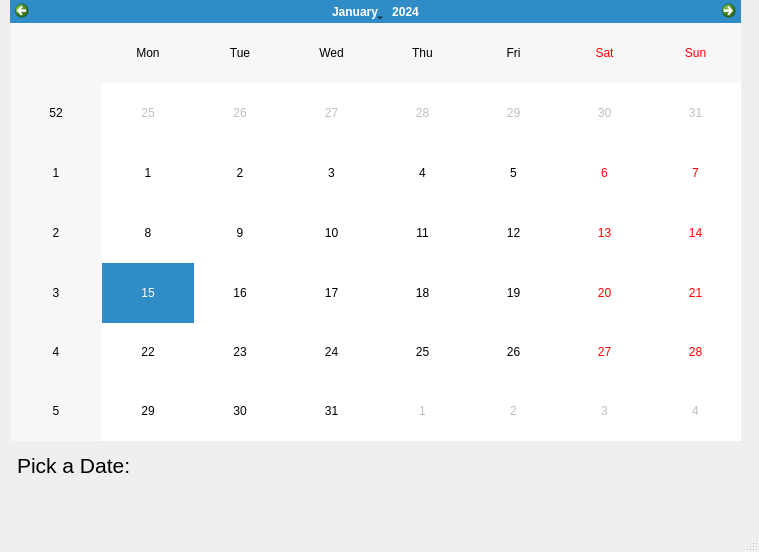
<?xml version="1.0" encoding="UTF-8"?>
<ui version="4.0">
 <class>MainWindow</class>
 <widget class="QMainWindow" name="MainWindow">
  <property name="geometry">
   <rect>
    <x>0</x>
    <y>0</y>
    <width>759</width>
    <height>552</height>
   </rect>
  </property>
  <property name="windowTitle">
   <string>MainWindow</string>
  </property>
  <widget class="QWidget" name="centralwidget">
   <widget class="QCalendarWidget" name="calendarWidget">
    <property name="geometry">
     <rect>
      <x>10</x>
      <y>0</y>
      <width>731</width>
      <height>441</height>
     </rect>
    </property>
   </widget>
   <widget class="QLabel" name="label">
    <property name="geometry">
     <rect>
      <x>17</x>
      <y>445</y>
      <width>731</width>
      <height>41</height>
     </rect>
    </property>
    <property name="font">
     <font>
      <pointsize>16</pointsize>
     </font>
    </property>
    <property name="text">
     <string>Pick a Date:</string>
    </property>
   </widget>
  </widget>
  <widget class="QMenuBar" name="menubar">
   <property name="geometry">
    <rect>
     <x>0</x>
     <y>0</y>
     <width>759</width>
     <height>30</height>
    </rect>
   </property>
  </widget>
  <widget class="QStatusBar" name="statusbar"/>
 </widget>
 <resources/>
 <connections/>
</ui>
